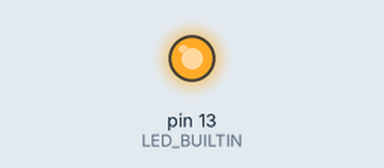
The sketch below on a simulated Arduino Uno, built with avr-gcc and run on an emulated ATmega328P. Shown: output pins drawn as LEDs (lit = HIGH).

Above: at 1.0 s.
At 28.0 s:
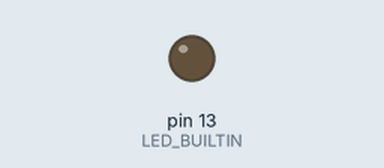
Timing chart, 0 to 32.5 s (numbered marks = the images above):
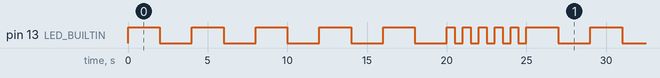

The sketch:

BlinkSlowAndFast.ino
```cpp
void setup() {
  pinMode(LED_BUILTIN, OUTPUT);
}

void loop() {
  for(int i = 0; i<5; i++)
  {
    digitalWrite(13, HIGH);
    delay(2000);
    digitalWrite(13, LOW);
    delay(2000);
  }
  for(int i = 0; i<5; i++)
  {
    digitalWrite(13, HIGH);
    delay(500);
    digitalWrite(13, LOW);
    delay(500);
  }

}
```

Measured:
- by itself, pin 13 (LED_BUILTIN): repeats every 25.0 s: 4 × (LOW 2.0 s, HIGH 2.0 s), LOW 2.0 s, 5 × (HIGH 0.50 s, LOW 0.50 s), HIGH 2.0 s
- by itself, everything shown: repeats every 25.0 s, in 20 steps
